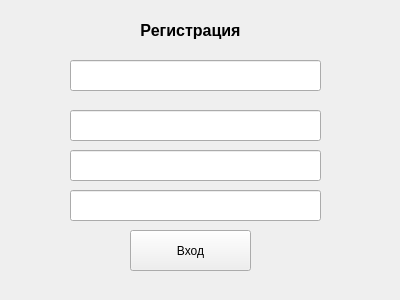
<?xml version="1.0" encoding="UTF-8"?>
<ui version="4.0">
 <class>Registration</class>
 <widget class="QWidget" name="Registration">
  <property name="geometry">
   <rect>
    <x>0</x>
    <y>0</y>
    <width>400</width>
    <height>300</height>
   </rect>
  </property>
  <property name="windowTitle">
   <string>Form</string>
  </property>
  <widget class="QLabel" name="label">
   <property name="geometry">
    <rect>
     <x>120</x>
     <y>10</y>
     <width>141</width>
     <height>41</height>
    </rect>
   </property>
   <property name="text">
    <string>&lt;html&gt;&lt;head/&gt;&lt;body&gt;&lt;p align=&quot;center&quot;&gt;&lt;span style=&quot; font-size:12pt; font-weight:700;&quot;&gt;Регистрация&lt;/span&gt;&lt;/p&gt;&lt;/body&gt;&lt;/html&gt;</string>
   </property>
  </widget>
  <widget class="QLineEdit" name="passwordEdit">
   <property name="geometry">
    <rect>
     <x>70</x>
     <y>60</y>
     <width>251</width>
     <height>31</height>
    </rect>
   </property>
  </widget>
  <widget class="QLineEdit" name="firstNameEdit">
   <property name="geometry">
    <rect>
     <x>70</x>
     <y>110</y>
     <width>251</width>
     <height>31</height>
    </rect>
   </property>
  </widget>
  <widget class="QPushButton" name="pushButton">
   <property name="geometry">
    <rect>
     <x>130</x>
     <y>230</y>
     <width>121</width>
     <height>41</height>
    </rect>
   </property>
   <property name="text">
    <string>Вход</string>
   </property>
  </widget>
  <widget class="QLineEdit" name="lastNameEdit">
   <property name="geometry">
    <rect>
     <x>70</x>
     <y>150</y>
     <width>251</width>
     <height>31</height>
    </rect>
   </property>
  </widget>
  <widget class="QLineEdit" name="middleNameEdit">
   <property name="geometry">
    <rect>
     <x>70</x>
     <y>190</y>
     <width>251</width>
     <height>31</height>
    </rect>
   </property>
  </widget>
 </widget>
 <resources/>
 <connections/>
</ui>
